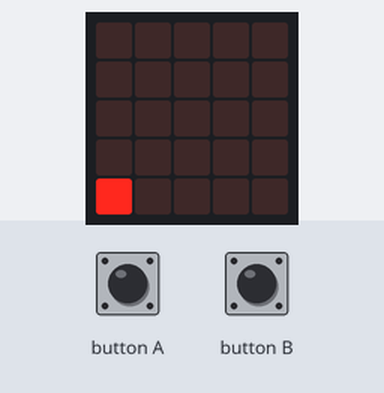
Recording of a program running on a simulated BBC micro:bit (MakeCode). On the bench: the board's 5×5 LED display. The inputs (shaded band) are chosen by the test bench.

Above: at 1.6 s.
1.7 s: button A pressed for 0.15 s
At 2.8 s:
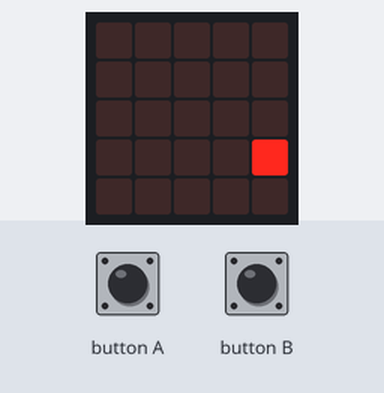
4.8 s: button B pressed for 0.15 s
At 5.5 s:
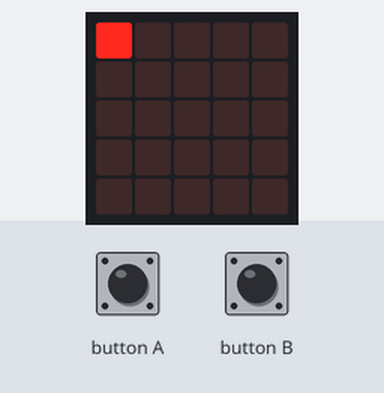
7.9 s: button B pressed for 0.15 s
At 8.8 s:
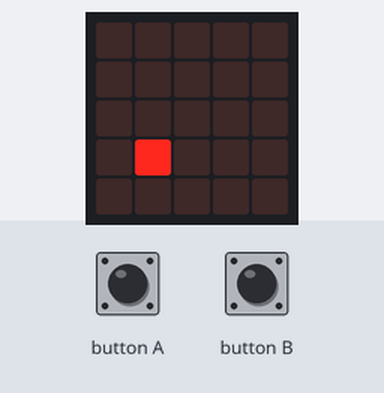
11.0 s: button B pressed for 0.15 s
At 12.0 s:
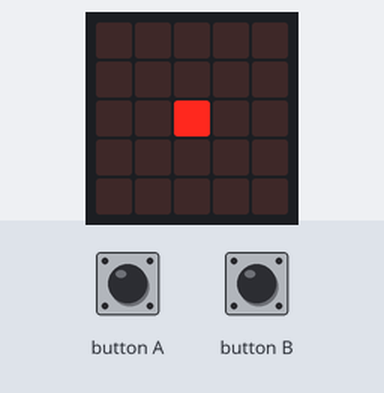
14.1 s: button A pressed for 0.15 s
At 15.0 s:
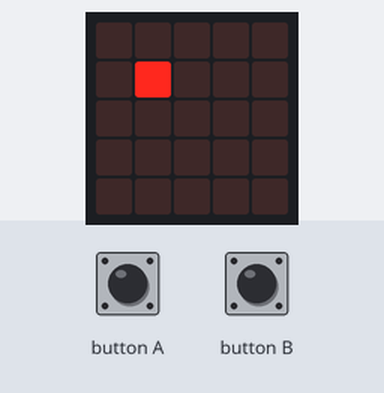
16.8 s: button B pressed for 0.15 s
At 18.1 s:
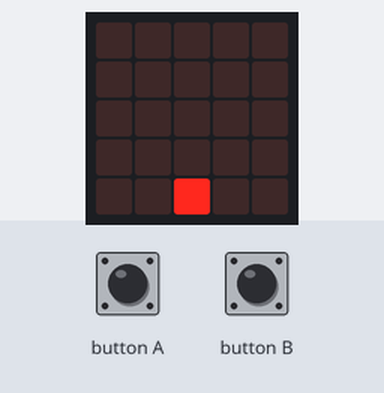
Timing chart, 0 to 19.8 s (numbered marks = the images above; inputs shaded):
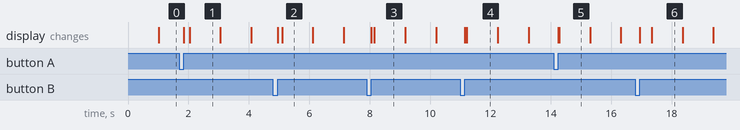

Measured:
- after the input at 1.7 s, the display: first changes after 0.15 s (image 1 shows a later state)
- after the input at 4.8 s, the display: first changes after 0.15 s (image 2 shows a later state)
- after the input at 7.9 s, the display: first changes after 0.15 s (image 3 shows a later state)
- after the input at 11.0 s, the display: first changes after 0.15 s (image 4 shows a later state)
- after the input at 14.1 s, the display: first changes after 0.15 s (image 5 shows a later state)
- after the input at 16.8 s, the display: first changes after 0.15 s (image 6 shows a later state)
- what the display in image 1 shows lasts 1.1 s, from 2.0 s to 3.1 s

The program:

main.ts
```typescript
input.onButtonPressed(Button.A, function () {
    if (pos_x > 0) {
        led.unplot(pos_x, posy)
        pos_x += -1
        led.plot(pos_x, posy)
    } else {
        led.unplot(pos_x, posy)
        pos_x = 4
    }
})
input.onButtonPressed(Button.B, function () {
    if (pos_x < 4) {
        led.unplot(pos_x, posy)
        pos_x += 1
        led.plot(pos_x, posy)
    } else {
        led.unplot(pos_x, posy)
        pos_x = 0
    }
})
let pos_x = 0
let posy = 0
let direction_y = 1
posy = 2
pos_x = 0
led.plot(pos_x, posy)
basic.forever(function () {
    led.unplot(pos_x, posy)
    posy += direction_y
    led.plot(pos_x, posy)
    if (posy >= 4) {
        direction_y = -1
    } else if (posy <= 0) {
        direction_y = 1
    }
    basic.pause(1000)
})
```

test.ts
```typescript
// les tests vont ici ; cela ne sera pas compilé si ce paquet est utilisé en tant qu'extension.
```
